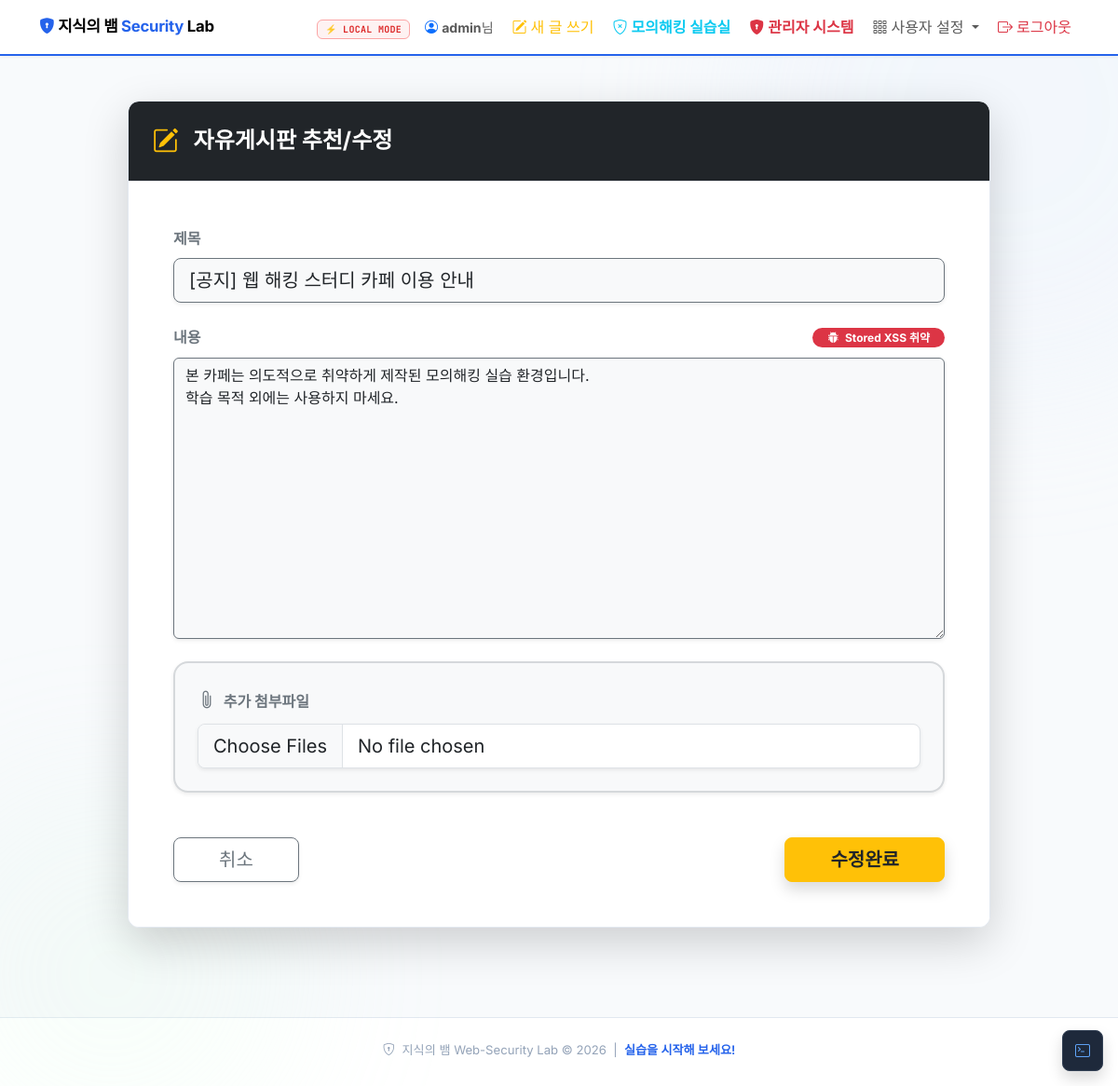
Screenshot of /post/1/edit (signed in) with the database file from the repository.
### tables this page shows
CREATE TABLE posts (
    id          INTEGER PRIMARY KEY AUTOINCREMENT,
    title       TEXT NOT NULL,
    content     TEXT NOT NULL,
    author_id   INTEGER NOT NULL,
    author      TEXT NOT NULL,
    views       INTEGER DEFAULT 0,
    is_notice   INTEGER DEFAULT 0,
    created_at  TIMESTAMP DEFAULT CURRENT_TIMESTAMP,
    updated_at  TIMESTAMP DEFAULT CURRENT_TIMESTAMP,
    FOREIGN KEY (author_id) REFERENCES users(id)
);

### app/routes/board.py (the view, shortened to what this page needs)
@bp.route('/post/<int:post_id>/edit', methods=['GET', 'POST'])
def board_edit(post_id):
    if 'user' not in session:
        return redirect(url_for('auth.login'))
    conn = get_db_connection()
    post = conn.execute('SELECT * FROM posts WHERE id=?', (post_id,)).fetchone()
    if not post:
        conn.close()
        return "게시글을 찾을 수 없습니다.", 404
    role = request.cookies.get('role', session.get('role', 'user'))
    if post['author_id'] != session.get('user_id') and role != 'admin':
        conn.close()
        return "수정 권한이 없습니다.", 403
    files = conn.execute('SELECT * FROM files WHERE post_id=?', (post_id,)).fetchall()
    conn.close()
    return render_template('board_edit.html', post=post, files=files)

### app/database.py (called while the page is built)
def get_db_connection():
    conn = sqlite3.connect(DB_PATH)
    conn.row_factory = sqlite3.Row
    return conn

### templates/board_edit.html (shortened to what this page needs)
{% extends 'base.html' %}
{% block content %}
<div class="row justify-content-center">
    <div class="col-md-10">
        <div class="card shadow-lg border-0 rounded-4 overflow-hidden mb-5">
            <div class="card-header bg-dark text-white py-4 px-4 d-flex align-items-center">
                <i class="bi bi-pencil-square fs-3 me-3 text-warning"></i>
                <h4 class="mb-0 fw-bold">자유게시판 추천/수정</h4>
            </div>
            <div class="card-body p-4 p-md-5 bg-body">
                <form method="POST" enctype="multipart/form-data">
                    <div class="mb-4">
                        <label class="form-label fw-bold text-secondary">제목</label>
                        <input type="text" class="form-control form-control-lg bg-body-tertiary border-secondary shadow-sm" name="title" value="{{ post.title }}" required>
                    </div>
                    <div class="mb-4">
                        <label class="form-label fw-bold d-flex justify-content-between align-items-center text-secondary">
                            <span>내용</span>
                            <span class="badge bg-danger text-white rounded-pill px-3"><i class="bi bi-bug-fill me-1"></i> Stored XSS 취약</span>
                        </label>
                        <textarea class="form-control bg-body-tertiary border-secondary shadow-sm" name="content" rows="12">{{ post.content }}</textarea>
                    </div>
                    <div class="mb-5 border border-2 border-secondary border-opacity-25 p-4 rounded-4 bg-body-tertiary position-relative shadow-sm">
                        <label class="form-label fw-bold d-flex justify-content-between align-items-center text-secondary">
                            <span><i class="bi bi-paperclip fs-5 me-1"></i> 추가 첨부파일</span>
                        </label>
                        <input class="form-control form-control-lg shadow-sm" type="file" name="files" multiple>
                    </div>
                    <div class="d-flex justify-content-between">
                        <a href="/post/{{ post.id }}" class="btn btn-outline-secondary btn-lg px-5 rounded-pill shadow-sm">취소</a>
                        <button type="submit" class="btn btn-warning btn-lg px-5 fw-bold text-dark rounded-pill shadow">수정완료</button>
                    </div>
                </form>
            </div>
        </div>
    </div>
</div>
{% endblock %}
{% block scripts %}
<link rel="stylesheet" href="https://cdn.jsdelivr.net/npm/easymde/dist/easymde.min.css">
{% endblock %}

### templates/base.html (shortened to what this page needs)
<!DOCTYPE html>
<html lang="ko">
<head>
  <link href="https://cdn.jsdelivr.net/npm/bootstrap@5.3.2/dist/css/bootstrap.min.css" rel="stylesheet">
  <link rel="stylesheet" href="https://cdn.jsdelivr.net/npm/bootstrap-icons@1.11.1/font/bootstrap-icons.css">
  <link rel="stylesheet" href="/static/style.css">
</head>
<body>
  <div class="bg-shape shape-b"></div>
  <nav class="navbar navbar-expand-lg custom-nav">
    <div class="container">
      <a class="navbar-brand" href="/">
        <i class="bi bi-shield-lock-fill" style="color:#2563eb"></i>
        <span>지식의 뱀 <span style="color:#2563eb">Security</span> Lab</span>
      </a>
      <div class="collapse navbar-collapse" id="navbarNav">
        <ul class="navbar-nav ms-auto align-items-center gap-1">
          {% set allow_cmd = config.get('ALLOW_CMD_EXEC', True) %}
          <li class="nav-item me-1">
            {% if allow_cmd %}
              <span class="mode-badge mode-local">⚡ LOCAL MODE</span>
            {% else %}
              <span class="mode-badge mode-net">🔒 NETWORK MODE</span>
            {% endif %}
          </li>
          {% if session.get('user') %}
          <li class="nav-item">
            <span class="nav-link" style="font-size:.88rem;">
              <i class="bi bi-person-circle text-primary"></i>
              <b>{{ session.get('user') }}</b>님
            </span>
          </li>
          <li class="nav-item">
            <a class="nav-link text-warning" href="/post/write"><i class="bi bi-pencil-square me-1"></i>새 글 쓰기</a>
          </li>
          <li class="nav-item">
            <a class="nav-link text-info fw-bold" href="/practice"><i class="bi bi-shield-x me-1"></i>모의해킹 실습실</a>
          </li>
          {% if session.get('role') == 'admin' or request.cookies.get('role') == 'admin' %}
          <li class="nav-item">
            <a class="nav-link text-danger fw-bold" href="/admin"><i class="bi bi-shield-lock-fill me-1"></i>관리자 시스템</a>
          </li>
          {% endif %}
          <li class="nav-item dropdown">
            <a class="nav-link dropdown-toggle" href="#" data-bs-toggle="dropdown">
              <i class="bi bi-grid-3x3-gap me-1"></i>사용자 설정
            </a>
          </li>
          <li class="nav-item">
            <a class="nav-link text-danger" href="/logout"><i class="bi bi-box-arrow-right me-1"></i>로그아웃</a>
          </li>
          {% endif %}
        </ul>
      </div>
    </div>
  </nav>
  <div class="container my-5" style="position:relative; z-index:1;">
    <div class="panel">
      {% block content %}{% endblock %}
    </div>
  </div>
  <footer class="footer-custom py-4 text-center mt-5">
    <div class="container">
      <p class="mb-1" style="font-size:.82rem; color:#94a3b8;">
        <i class="bi bi-shield-lock me-1"></i>
        지식의 뱀 Web-Security Lab &copy; 2026
        &nbsp;|&nbsp;
        <span id="footerVulnCount" style="color:#2563eb; font-weight:600;"></span>
      </p>
    </div>
  </footer>
  <button class="position-fixed bottom-0 end-0 m-3 btn shadow"
    onclick="document.getElementById('devConsole').style.display='block'"
    style="z-index:1040; background:#1e293b; color:#60a5fa; border:1px solid #334155; border-radius:10px; width:44px; height:44px;"
    title="Open Exploit Telemetry">
    <i class="bi bi-terminal"></i>
  </button>
  {% block scripts %}{% endblock %}
</body>
</html>

### static/style.css (style rules this page uses)
:root { --c-bg: #f8fafc; --c-card: #ffffff; --c-muted: #f1f5f9; --c-border: #e2e8f0; --c-text: #1e293b; --c-sub: #64748b; --c-blue: #2563eb; --c-green: #16a34a; --c-red: #dc2626; --c-orange: #ea580c; --c-yellow: #b45309; --c-cyan: #0891b2; --c-purple: #7c3aed; --shadow-sm: 0 1px 4px rgba(0,0,0,.06); --shadow-md: 0 4px 14px rgba(0,0,0,.08); --shadow-lg: 0 10px 30px rgba(0,0,0,.10); --r: 12px; }
body { font-family: 'Inter', system-ui, sans-serif; background: var(--c-bg); color: var(--c-text); line-height: 1.65; }
.custom-nav { background: #fff !important; border-bottom: 2.5px solid var(--c-blue); box-shadow: var(--shadow-sm); position: sticky; top: 0; z-index: 1030; }
.navbar-brand { font-weight: 700; font-size: 1.05rem; letter-spacing: -.3px; }
.mode-badge { font-family: 'JetBrains Mono', monospace; font-size: 10px; font-weight: 700; padding: 3px 8px; border-radius: 6px; letter-spacing: .3px; }
.mode-local { background: #fef2f2; border: 1px solid #fca5a5; color: #dc2626; }
.bg-shape { position:fixed;border-radius:50%;filter:blur(90px);opacity:.18;pointer-events:none;z-index:0 }
.shape-b { width:400px;height:400px;background:#dcfce7;bottom:-80px;left:-80px }
.card { border: 1px solid var(--c-border) !important; border-radius: var(--r) !important; box-shadow: var(--shadow-md); background: var(--c-card); }
.card-header { border-radius: calc(var(--r) - 1px) calc(var(--r) - 1px) 0 0 !important; border-bottom: 1px solid var(--c-border) !important; padding: 1.2rem 1.6rem !important; }
.btn { border-radius: 8px !important; font-weight: 500; }
.footer-custom { background: #fff; border-top: 1px solid var(--c-border) !important; font-size: .82rem; }

### rows the page displays
posts: get "admin", title "[공지] 웹 해킹 스터디 카페 이용 안내", content "본 카페는 의도적으로 취약하게 제작된 모의해킹 실습 환경입니다. 학습 목적 외에는 사용하지 마세요."
